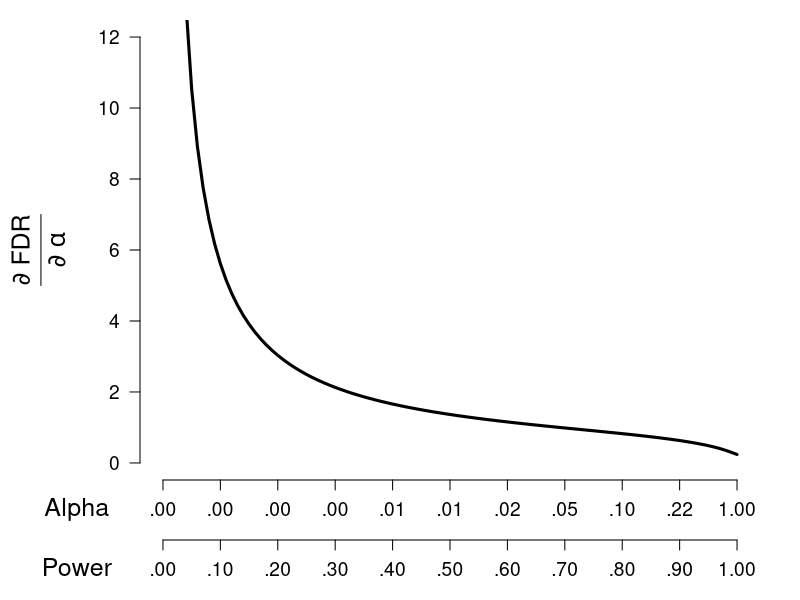
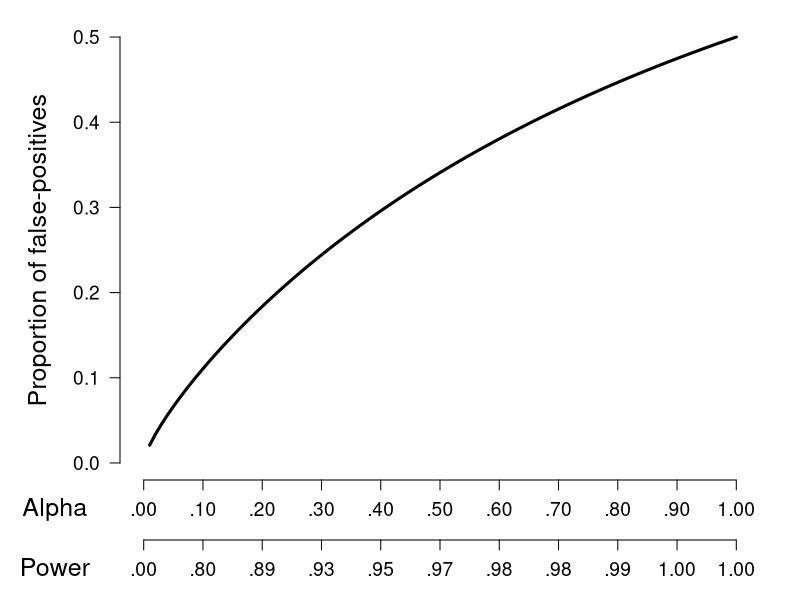
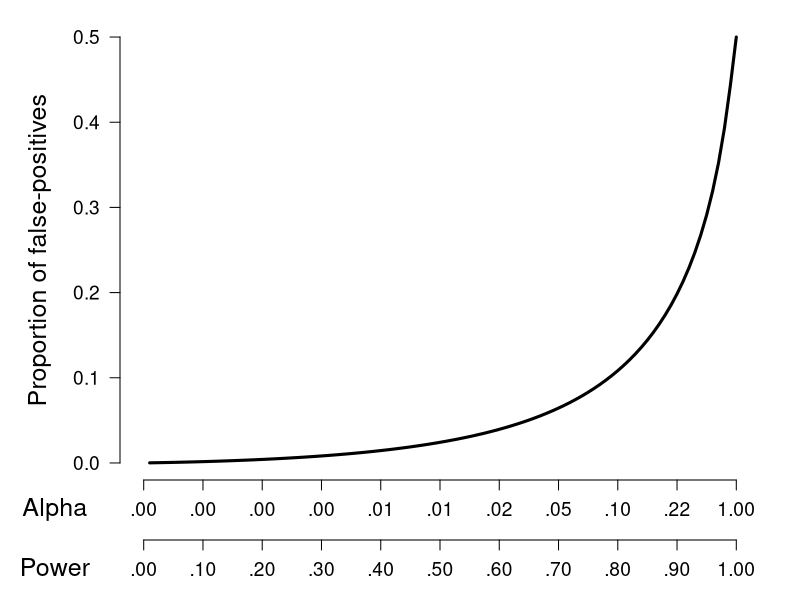
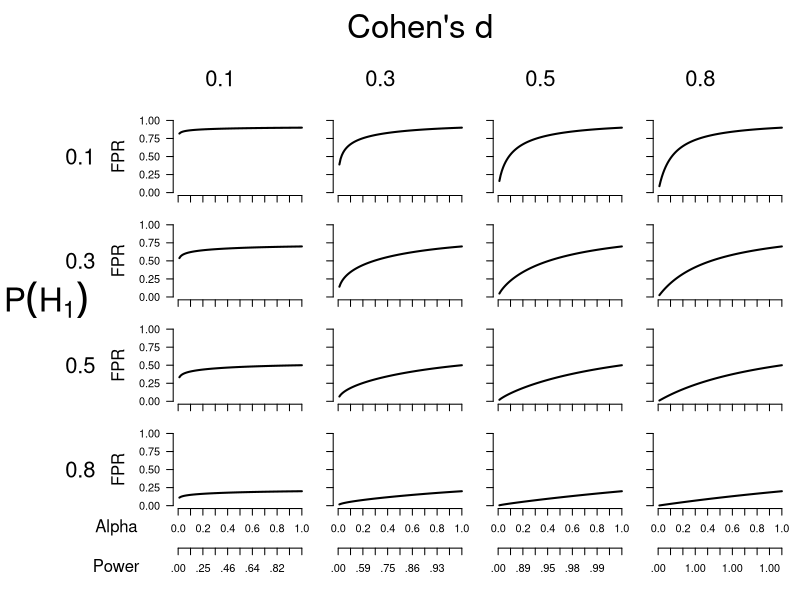
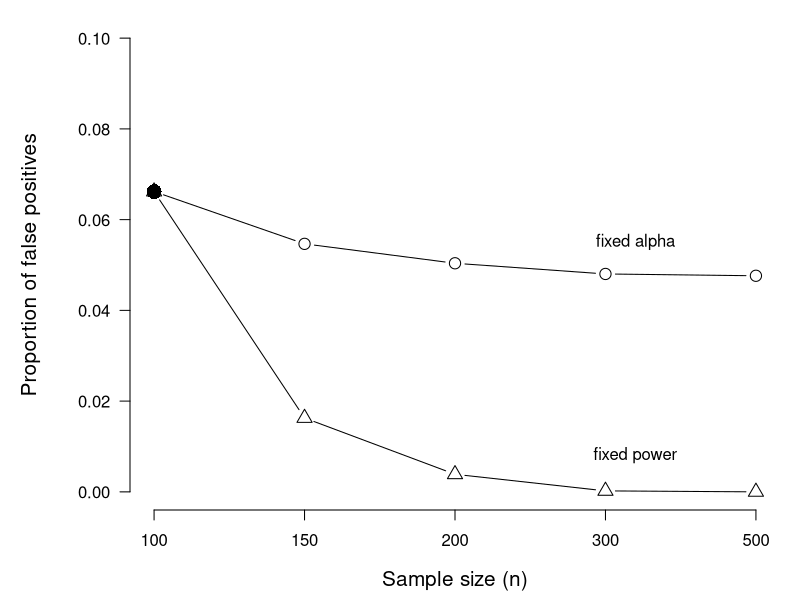
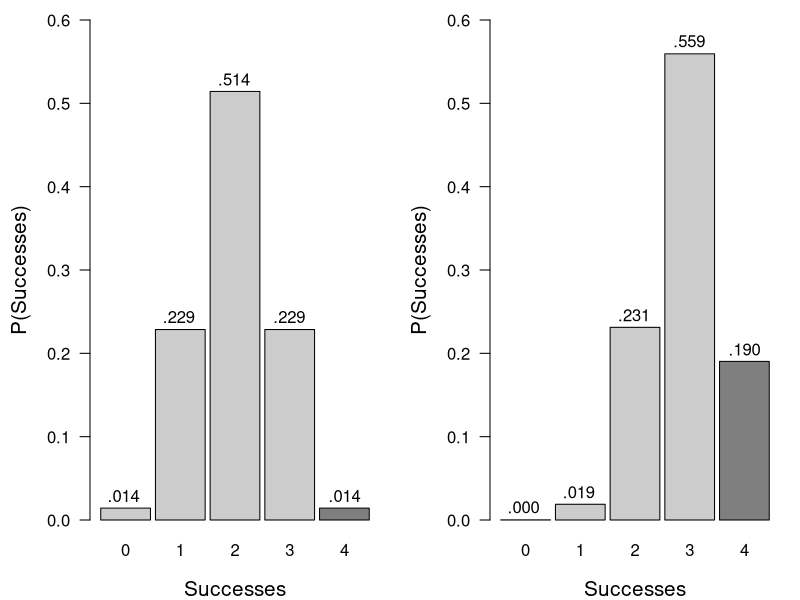
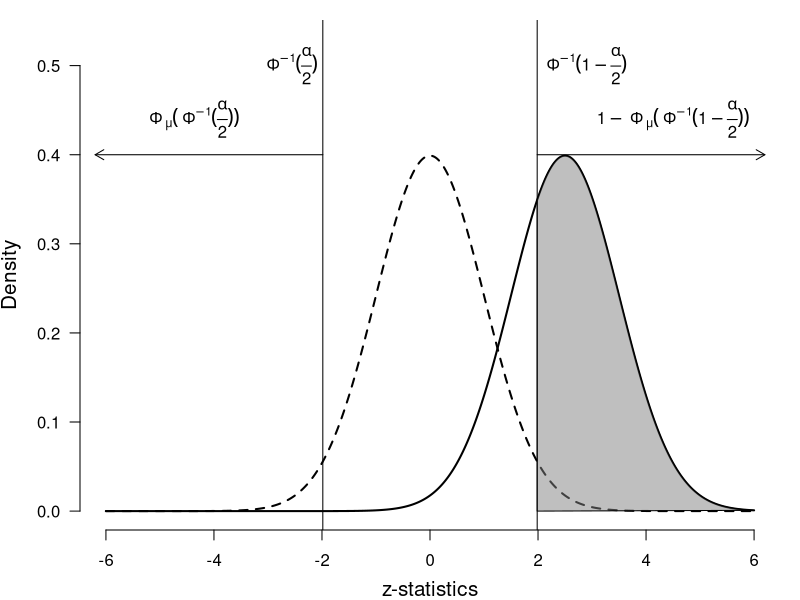
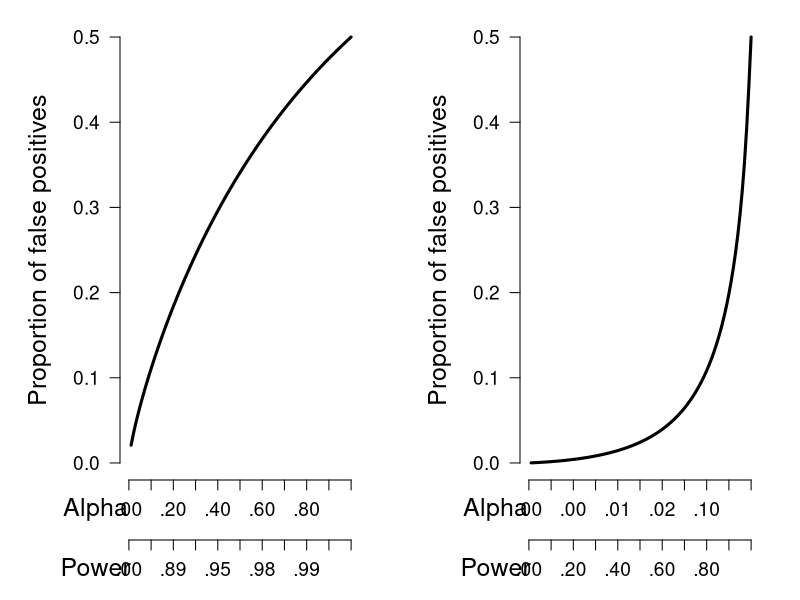

R code for these plots, in order:
### All mighty power? Clarifying the relationship between power and false-positives ###
# authors: František Bartoš & Maximilian Maier
# contact: f.bartos96@gmail.com, maximilianmaier0401@gmail.com
# 
# supplementary material for recreating figures in the article and/or trying different settings
# the settings can be changed at the beggining of the ploting function
#
# each plotting function starts with specification of:
# pH0:     proportion of the null hypotheses being true
# pH1:     proportion of the alternative hypotheses being true
# effsize: effect size of true alternative hypotheses, in Cohen's d
# n:       overall sample size (assuming that participants are split equally)
# alpha:   significance level alpha (in same cases calculated to correspond to the power)
# power:   power of the statistical tests (in same cases calculated to correspond to the alpha)

library(nleqslv)
library(MCMCpack)
# helper functions for calculationg FPR, alpha, power and nice rounding
get_FPR     <- function(pH1, alpha, power){
  pH0  <- 1 - pH1
  
  FPR  <- pH0*alpha / (pH1*power + pH0*alpha)
  return(FPR)
}
get_alpha   <- function(pH1, power, FPR){
  pH0  <- 1 - pH1
  
  alpha <- - (FPR*pH1*power / (FPR*pH0 - pH0))
  return(alpha)
}
get_power   <- function(alpha, effsize, n){
  
  se      <- 2/sqrt(n)
  nct     <- effsize/se
  
  1 - pnorm(qnorm(1 - alpha/2), nct) + pnorm(qnorm(alpha/2), nct)
}
solve_alpha <- function(x, effsize, n, power){
  y = numeric(1)
  y = get_power(x, effsize, n) - power
  y
}
.r2d        <- function(x){
  x <- format(round(x, 2), nsmall = 2)
  x <- sapply(x, function(i){
    if(i == "1.00"){
      return("1.00")
    }else{
      substr(i, 2, 4)
    }
  })
}
.r3d        <- function(x){
  x <- format(round(x, 3), nsmall = 3)
  x <- sapply(x, function(i){
    if(i == "1.00"){
      return("1.00")
    }else{
      substr(i, 2, 5)
    }
  })
}
# erf and inv_erf: https://stat.ethz.ch/pipermail/r-help/2006-June/108153.html
erf     <- function(x) 2 * pnorm(x * sqrt(2)) - 1
inv_erf <- function(x) qnorm((x + 1)/2)/sqrt(2)
# erf.prime:     https://mathworld.wolfram.com/Erf.html
erf.prime <- function(x) 2/sqrt(pi)*exp(-x^2) 
# inv_erf.prime: https://mathworld.wolfram.com/InverseErf.html
inv_erf.prime  <- function(x) (1/2) * sqrt(pi) * exp( inv_erf(x)^2 )
FDR_grad.alpha <- function(pH1, alpha, ncp, two.sided = TRUE){
  pH0   <- 1 - pH1
  
  if(two.sided){
    beta1 <-     1/2*(1+erf( (sqrt(2) * inv_erf(alpha-1) - ncp)/sqrt(2) )) # lower tail
    beta2 <- 1 - 1/2*(1+erf( (sqrt(2) * inv_erf(1-alpha) - ncp)/sqrt(2) )) # upper tail
    beta  <- beta1 + beta2
  }else{
    beta  <- 1 - 1/2*(1+erf( (sqrt(2) * inv_erf(1-2*alpha) - ncp)/sqrt(2) )) 
  }
  
  nom   <- pH0 * alpha
  denom <- pH0 * alpha + pH1 * beta
  
  if(two.sided){
    pH1beta1.prime <-  1/2*pH1*erf.prime( (sqrt(2) * inv_erf(alpha-1) - ncp)/sqrt(2) )   *inv_erf.prime(alpha-1)
    pH1beta2.prime <- -1/2*pH1*erf.prime( (sqrt(2) * inv_erf(1-alpha) - ncp)/sqrt(2) )*-1*inv_erf.prime(1-alpha)
    pH1beta.prime  <- pH1beta1.prime + pH1beta2.prime    
  }else{
    pH1beta.prime  <- -1/2*pH1*erf.prime( (sqrt(2) * inv_erf(1-2*alpha) - ncp)/sqrt(2) )*-2*inv_erf.prime(1-2*alpha)
  }
  
  nom.prime   <- pH0
  denom.prime <- - ( denom^-2 * (pH0 + pH1beta.prime) )
  
  grad     <- ( nom.prime * denom^-1 ) + ( nom * denom.prime )
  
  return(grad)
}
fill_gradFDR.alpha   <- function(pH1, alpha, ncp, two.sided = TRUE){
  out <- matrix(NA, nrow = length(alpha), ncol = length(ncp))
  for(i in 1:length(alpha)){
    for(j in 1:length(ncp)){
      out[i, j] <- FDR_grad.alpha(pH1, alpha[i], ncp[j], two.sided)
    }
  }
  return(t(out))
}


pdf("FPR_tradeoff_alpha_scaled.pdf",        width = 7.5,  height = 5) #####

pH0 <- .5
pH1 <- 1 - pH0

effsize <- .5
n       <- 100

alpha   <- seq(0,1,.01)
powers  <- get_power(alpha, effsize, n)

par(mar = c(6, 6, 1, 2))
plot(NA,type='n',axes=FALSE,ann=FALSE, xlim = c(0,1), ylim = c(0,pH0))
axis(2, seq(0,pH0,.1), las = 1, cex.axis = 1.15)
axis(1, seq(0,1,.1), labels = .r2d(seq(0,1,.1)), las = 1, cex.axis = 1.15)
axis(1, seq(0,1,.1), labels = .r2d(get_power(seq(0,1,.1), effsize, n)), las = 1, line = 3, cex.axis = 1.15)
mtext("Alpha", side = 1, line = 1, at = -.15, cex = 1.5)
mtext("Power", side = 1, line = 4, at = -.15, cex = 1.5)
mtext("Proportion of false-positives", side = 2, line = 3.5, cex = 1.5)
lines(alpha, get_FPR(pH1, alpha, powers), lwd = 3)
dev.off()


pdf("FPR_tradeoff_power_scaled.pdf",        width = 7.5,  height = 5) #####

pH0 <- .5
pH1 <- 1 - pH0

effsize <- .5
n       <- 100

power   <- seq(0,1,.01)
alphas  <- sapply(power, function(p){
  nleqslv::nleqslv(.1, solve_alpha, effsize = effsize, n = n, power = p, control = list(
    stepmax = .00001, maxit = 100000
  ))$x
})

par(mar = c(6, 6, 1, 2))
plot(NA,type='n',axes=FALSE,ann=FALSE, xlim = c(0,1), ylim = c(0,pH0))
axis(2, seq(0,pH0,.1), las = 1, cex.axis = 1.15)
axis(1, seq(0,1,.1), labels = .r2d(alphas[round(power,2) %in% round(seq(0,1,.1),2)]), las = 1, cex.axis = 1.15)
axis(1, seq(0,1,.1), labels = .r2d(seq(0,1,.1)), las = 1, line = 3, cex.axis = 1.15)
mtext("Alpha", side = 1, line = 1, at = -.15, cex = 1.5)
mtext("Power", side = 1, line = 4, at = -.15, cex = 1.5)
mtext("Proportion of false-positives", side = 2, line = 3.5, cex = 1.5)
lines(power[-1], get_FPR(pH1, alphas[-1], power[-1]), lwd = 3)
dev.off()


pdf("FPR_across_p(H)_and_effect_size.pdf",  width = 12,   height = 9) #####

n        <- 100
pH1s     <- c(.10, .30, .50, .80)
effsizes <- c(.10, .30, .50, .80)

ly <- rbind(c(1, rep(2, 5)),
            cbind(rep(3, 5), rbind(4:8,
                                   cbind(9:12, matrix(13:28, nrow = 4, byrow = T)))),
            29:34)
{
layout(ly, widths = c(.25, .75, rep(1,4)), heights = c(.5, .5, rep(1,4), .75))
par(mar = c(0, 0, 0, 0))
plot(NA,type='n',axes=FALSE,ann=FALSE, xlim = c(0,1), ylim = c(0,1))

plot(NA,type='n',axes=FALSE,ann=FALSE, xlim = c(0,1), ylim = c(0,1))
text(.5, .5, "Cohen's d", cex = 3)

par(mar = c(0, 0, 0, 3))
plot(NA,type='n',axes=FALSE,ann=FALSE, xlim = c(0,1), ylim = c(0,1))

plot(NA,type='n',axes=FALSE,ann=FALSE, xlim = c(0,1), ylim = c(0,1))
for(effsize in effsizes){
  plot(NA,type='n',axes=FALSE,ann=FALSE, xlim = c(0,1), ylim = c(0,1))
  text(.5, .5, effsize, cex = 2)
}


for(pH1 in pH1s){
  plot(NA,type='n',axes=FALSE,ann=FALSE, xlim = c(0,1), ylim = c(0,1))
  text(.5, .5, pH1, cex = 2)
}

par(mar = c(1, 1, 1, 1))

for(i.p in 1:length(pH1s)){
  for(i.e in 1:length(effsizes)){
    
    effsize <- effsizes[i.e]
    pH1     <- pH1s[i.p]
    
    pH0     <- 1 - pH1
    alpha   <- seq(0,1,.01)
    n       <- 100
    
    powers  <- get_power(alpha, effsize, n)
    
    plot(NA,type='n',axes=FALSE,ann=FALSE, xlim = c(0,1), ylim = c(0,1))
    if(i.e == 1){
      axis(2, seq(0,1,.25), las = 1)
      mtext("FPR", side = 2, line = 3.5)
    }else{
      axis(2, seq(0,1,.25), labels = rep("",length(seq(0,1,.25))), las = 1)
    }
    if(i.p == length(effsizes)){
      axis(1, seq(0,1,.1), las = 1)
      axis(1, at = seq(0,1,.1), labels = .r2d(get_power(seq(0,1,.1), effsize, n)), las = 1, line = 3)
      if(i.e == 1){
      mtext("Alpha", side = 1, line = 1, at = -.5)
      mtext("Power", side = 1, line = 4, at = -.5)
      }
    }else{
      axis(1, seq(0,1,.1), labels = rep("",length(seq(0,1,.1))), las = 1)
    }
    lines(alpha, get_FPR(pH1, alpha, powers), lwd = 2)
  }
}
mtext(expression(P(H[1])), outer = T, side = 2, adj = .5, line = -3.5, cex = 2, las = 2)
}
dev.off()


pdf("FPR_sample_size_trade_off.pdf",        width = 7,    height = 5) #####

pH0 <- .5
pH1 <- 1 - pH0

effsize <- .5
n       <- c(100, 150, 200, 300, 500)

alpha_start <- .05
power_start <- get_power(alpha_start, effsize, n[1])
power_start
pH0 <- 1 - pH1

par(mar = c(4.5, 6.5, 1, 1))
plot(NA,type='n',axes=FALSE,ann=FALSE, xlim = c(0,1), ylim = c(0,.1))
axis(2, seq(0,.1,.02), las = 1, cex.axis = 1)
axis(1, seq(0,1,length.out = length(n)), labels = n,las = 1, cex.axis = 1)
mtext("Sample size (n)", side = 1, line = 3, cex = 1.25)
mtext("Proportion of false positives", side = 2, line = 4.5, cex = 1.25)

points(0, get_FPR(pH1, alpha_start, power_start), pch = 16, cex = 2)
lines(seq(0,1,length.out = length(n)), get_FPR(pH1, alpha_start, get_power(alpha_start, effsize, n)),
      type = "b", cex = 1.5)
change_alpha <- sapply(n, function(i){
  nleqslv::nleqslv(.1, solve_alpha, effsize = effsize, n = i, power = power_start, control = list(
    stepmax = .00001, maxit = 10000
  ))$x
  })
lines(seq(0,1,length.out = length(n)), get_FPR(pH1, change_alpha, power_start),
      type = "b", cex = 1.5, pch = 2)
text("fixed alpha", x =.8, y =  .055, cex = 1)
text("fixed power", x =.8, y =  .008, cex = 1)
dev.off()


# binomial charts
.r3d        <- function(x){
  x <- format(round(x, 3), nsmall = 3)
  substr(x, 2, 5)
}
pdf("tasting_tea.pdf",                      width = 9,    height = 4.5) #####
successes <- 0:4
dist_null <- sapply(successes, function(x)dnoncenhypergeom(x, n1 = 4, n2 = 4, m1 = 4, psi = 1))

par(mar = c(4,4.5,1,1), mfrow = c(1,2))
barplot(dist_null, names.arg = successes, las = 1, width = .9, space = .1, ylim = c(0, .60),
        col = c(rep("grey80", 4), rep("grey50", 1)), xlab = "Successes", ylab = "P(Successes)",cex.lab = 1.25)
for(i in 1:5)text(i-.5, dist_null[i] + .015, .r3d(dist_null[i]))

dist_alt <- sapply(successes, function(x)dnoncenhypergeom(x, n1 = 4, n2 = 4, m1 = 4, psi = (.7/(1-.7)) / (.3/(1-.3))))

barplot(dist_alt, names.arg = successes, las = 1, width = .9, space = .1, ylim = c(0, .60),
        col = c(rep("grey80", 4), rep("grey50", 1)), xlab = "Successes", ylab = "P(Successes)",cex.lab = 1.25)
for(i in 1:5)text(i-.5, dist_alt[i] + .015, .r3d(dist_alt[i]))
dev.off()

# power and non-centrality parameter
pdf("power_alpha.pdf",                      width = 9,    height = 4.5) #####
d  <- .5
n  <- 100
mu <- d*sqrt(n)/2

x <- seq(-6, 6, .01)
d_null <- dnorm(x)
d_alt  <- dnorm(x, mu)

par(mar = c(3.5,4,1,1))
plot(0,type='n',axes=FALSE,ann=FALSE, xlim = c(-6, 6), ylim = c(0, .53))
axis(1, seq(-6,6,2))
axis(2, seq(0,.5,.1), las = 2)
mtext("z-statistics", 1, 2.5, cex = 1.25)
mtext("Density", 2, 3, cex = 1.25)

lines(x, d_null, lwd = 2, lty = 2)
lines(x, d_alt,  lwd = 2)
a <- qt(.975, n - 2)
text(a+.1,  .50, expression(~{Phi^-1}(1-frac(alpha,2))), adj = 0)
text(-a-.1, .50, expression(~{Phi^-1}(frac(alpha,2))),   adj = 1)

text(4.5 , .44, expression(1-~Phi[~mu](~{Phi^-1}(1-frac(alpha,2)))),   adj = .5)
text(-4.4, .44, expression(~Phi[~mu](~{Phi^-1}(frac(alpha,2)))),       adj = .5)
arrows(x = a,  x1 = 6.2, y = .40, y1 = .40,   length = 0.10)
arrows(x = -a, x1 =-6.2, y = .40, y1 = .40, length = 0.10)
abline(v =  a)
abline(v = -a)

polygon(c(a,a,x[x>a]), c(0, dnorm(a, mu), d_alt[x > a]), col = rgb(.5,.5,.5,0.5))

dev.off()



pdf("FPR_tradeoff.pdf",                     width = 15,   height = 5) #####

pH0 <- .5
pH1 <- 1 - pH0

effsize <- .5
n       <- 100

alpha   <- seq(0,1,.01)
powers  <- get_power(alpha, effsize, n)

par(mar = c(6, 6, 1, 2), mfrow = c(1,2))
plot(NA,type='n',axes=FALSE,ann=FALSE, xlim = c(0,1), ylim = c(0,pH0))
axis(2, seq(0,pH0,.1), las = 1, cex.axis = 1.15)
axis(1, seq(0,1,.1), labels = .r2d(seq(0,1,.1)), las = 1, cex.axis = 1.15)
axis(1, seq(0,1,.1), labels = .r2d(get_power(seq(0,1,.1), effsize, n)), las = 1, line = 3, cex.axis = 1.15)
mtext("Alpha", side = 1, line = 1, at = -.15, cex = 1.5)
mtext("Power", side = 1, line = 4, at = -.15, cex = 1.5)
mtext("Proportion of false positives", side = 2, line = 3.5, cex = 1.5)
lines(alpha, get_FPR(pH1, alpha, powers), lwd = 3)


pH0 <- .5
pH1 <- 1 - pH0

effsize <- .5
n       <- 100

power   <- seq(0,1,.01)
alphas  <- sapply(power, function(p){
  nleqslv::nleqslv(.1, solve_alpha, effsize = effsize, n = n, power = p, control = list(
    stepmax = .00001, maxit = 100000
  ))$x
})

plot(NA,type='n',axes=FALSE,ann=FALSE, xlim = c(0,1), ylim = c(0,pH0))
axis(2, seq(0,pH0,.1), las = 1, cex.axis = 1.15)
axis(1, seq(0,1,.1), labels = .r2d(alphas[round(power,2) %in% round(seq(0,1,.1),2)]), las = 1, cex.axis = 1.15)
axis(1, seq(0,1,.1), labels = .r2d(seq(0,1,.1)), las = 1, line = 3, cex.axis = 1.15)
mtext("Alpha", side = 1, line = 1, at = -.15, cex = 1.5)
mtext("Power", side = 1, line = 4, at = -.15, cex = 1.5)
mtext("Proportion of false positives", side = 2, line = 3.5, cex = 1.5)
lines(power[-1], get_FPR(pH1, alphas[-1], power[-1]), lwd = 3)
dev.off()


pdf("FPRd_tradeoff_alpha_scaled.pdf",       width = 7.5,  height = 5) #####

pH0 <- .5
pH1 <- 1 - pH0

effsize <- .5
n       <- 100
se      <- 2/sqrt(n)
ncp     <- effsize/se

alpha   <- seq(0,1,.01)
powers  <- get_power(alpha, effsize, n)

par(mar = c(6, 7, 1, 2))
plot(NA,type='n',axes=FALSE,ann=FALSE, xlim = c(0,1), ylim = c(0,1.5))
axis(2, seq(0,1.5,.3), las = 1, cex.axis = 1.15)
axis(1, seq(0,1,.1), labels = .r2d(seq(0,1,.1)), las = 1, cex.axis = 1.15)
axis(1, seq(0,1,.1), labels = .r2d(get_power(seq(0,1,.1), effsize, n)), las = 1, line = 3, cex.axis = 1.15)
mtext("Alpha", side = 1, line = 1, at = -.15, cex = 1.5)
mtext("Power", side = 1, line = 4, at = -.15, cex = 1.5)
mtext(expression(frac(partialdiff~FDR, partialdiff~alpha)), side = 2, line = 3.5, cex = 1.5)
lines(alpha, fill_gradFDR.alpha(pH1, alpha, ncp), lwd = 3)
dev.off()


pdf("FPRd_tradeoff_alpha_scaled.pdf",       width = 7.5,  height = 5) #####

pH0 <- .5
pH1 <- 1 - pH0

effsize <- .5
n       <- 100
se      <- 2/sqrt(n)
ncp     <- effsize/se

alpha   <- seq(0,1,.01)
powers  <- get_power(alpha, effsize, n)

par(mar = c(6, 7, 1, 2))
plot(NA,type='n',axes=FALSE,ann=FALSE, xlim = c(0,1), ylim = c(0,1.5))
axis(2, seq(0,1.5,.3), las = 1, cex.axis = 1.15)
axis(1, seq(0,1,.1), labels = .r2d(seq(0,1,.1)), las = 1, cex.axis = 1.15)
axis(1, seq(0,1,.1), labels = .r2d(get_power(seq(0,1,.1), effsize, n)), las = 1, line = 3, cex.axis = 1.15)
mtext("Alpha", side = 1, line = 1, at = -.15, cex = 1.5)
mtext("Power", side = 1, line = 4, at = -.15, cex = 1.5)
mtext(expression(frac(partialdiff~FDR, partialdiff~alpha)), side = 2, line = 3.5, cex = 1.5)
lines(alpha, fill_gradFDR.alpha(pH1, alpha, ncp), lwd = 3)
dev.off()

pdf("FPRd_tradeoff_power_scaled.pdf",       width = 7.5,  height = 5) 

pH0 <- .5
pH1 <- 1 - pH0

effsize <- .5
n       <- 100
se      <- 2/sqrt(n)
ncp     <- effsize/se

power   <- seq(0,1,.01)
alphas  <- sapply(power, function(p){
  nleqslv::nleqslv(.1, solve_alpha, effsize = effsize, n = n, power = p, control = list(
    stepmax = .00001, maxit = 100000
  ))$x
})

par(mar = c(6, 7, 1, 2))
plot(NA,type='n',axes=FALSE,ann=FALSE, xlim = c(0,1), ylim = c(0,12))
axis(2, seq(0,12,2), las = 1, cex.axis = 1.15)
axis(1, seq(0,1,.1), labels = .r2d(alphas[round(power,2) %in% round(seq(0,1,.1),2)]), las = 1, cex.axis = 1.15)
axis(1, seq(0,1,.1), labels = .r2d(seq(0,1,.1)), las = 1, line = 3, cex.axis = 1.15)
mtext("Alpha", side = 1, line = 1, at = -.15, cex = 1.5)
mtext("Power", side = 1, line = 4, at = -.15, cex = 1.5)
mtext(expression(frac(partialdiff~FDR, partialdiff~alpha)), side = 2, line = 3.5, cex = 1.5)
lines(alpha, fill_gradFDR.alpha(pH1, alphas, ncp), lwd = 3)
dev.off()

power   <- seq(0,1,.01)
alphas  <- sapply(power, function(p){
  nleqslv::nleqslv(.1, solve_alpha, effsize = effsize, n = n, power = p, control = list(
    stepmax = .00001, maxit = 100000
  ))$x
})

par(mar = c(6, 7, 1, 2))
plot(NA,type='n',axes=FALSE,ann=FALSE, xlim = c(0,1), ylim = c(0,12))
axis(2, seq(0,12,2), las = 1, cex.axis = 1.15)
axis(1, seq(0,1,.1), labels = .r2d(alphas[round(power,2) %in% round(seq(0,1,.1),2)]), las = 1, cex.axis = 1.15)
axis(1, seq(0,1,.1), labels = .r2d(seq(0,1,.1)), las = 1, line = 3, cex.axis = 1.15)
mtext("Alpha", side = 1, line = 1, at = -.15, cex = 1.5)
mtext("Power", side = 1, line = 4, at = -.15, cex = 1.5)
mtext(expression(frac(partialdiff~FDR, partialdiff~alpha)), side = 2, line = 3.5, cex = 1.5)
lines(alpha, fill_gradFDR.alpha(pH1, alphas, ncp), lwd = 3)
dev.off()
